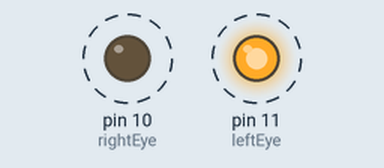
Recording of a sketch running on a simulated Arduino Uno, built with avr-gcc and run on an emulated ATmega328P. Parts: output pins drawn as LEDs (lit = HIGH). Dashed ring = blinking.

Above: at 0.17 s.
Timing chart, 0 to 3.0 s (numbered marks = the images above):
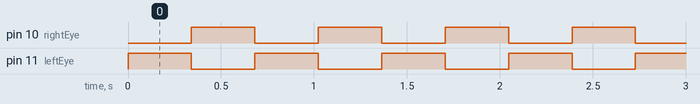

Measured:
- by itself, pin 10 (rightEye), pin 11 (leftEye): alternates HIGH for 0.34 s and LOW for 0.34 s

The sketch:

KarmaChipeleon.ino
```cpp
/*
  The Chipeleon
  Turns on and off LEDs to the beat of Karma Chameleon. It's pretty sweet.

  Most Arduinos have an on-board LED you can control. So I controlled it.
  The eyes blink at about 176 beats per minute. Sing Karma Chameleon to
  the beat of Chip's eyes. Have fun!

  modified 13 December 2014
  by Ana
  */

  int leftEye = 11;
  int rightEye = 10;
  int delayTime = 341; // in MilliSeconds

// the setup function runs once when you press reset or power the board
void setup() {

  pinMode(leftEye, OUTPUT);
  pinMode(rightEye, OUTPUT);
}

// the loop function runs over and over again forever
void loop() {
  digitalWrite(leftEye, HIGH);   // turn the LED on (HIGH is the voltage level)
  digitalWrite(rightEye, LOW);
  delay(delayTime);
  digitalWrite(leftEye, LOW);    // turn the LED off by making the voltage LOW
  digitalWrite(rightEye, HIGH);
  delay(delayTime);   // wait for 341 MilliSeconds
}
```
